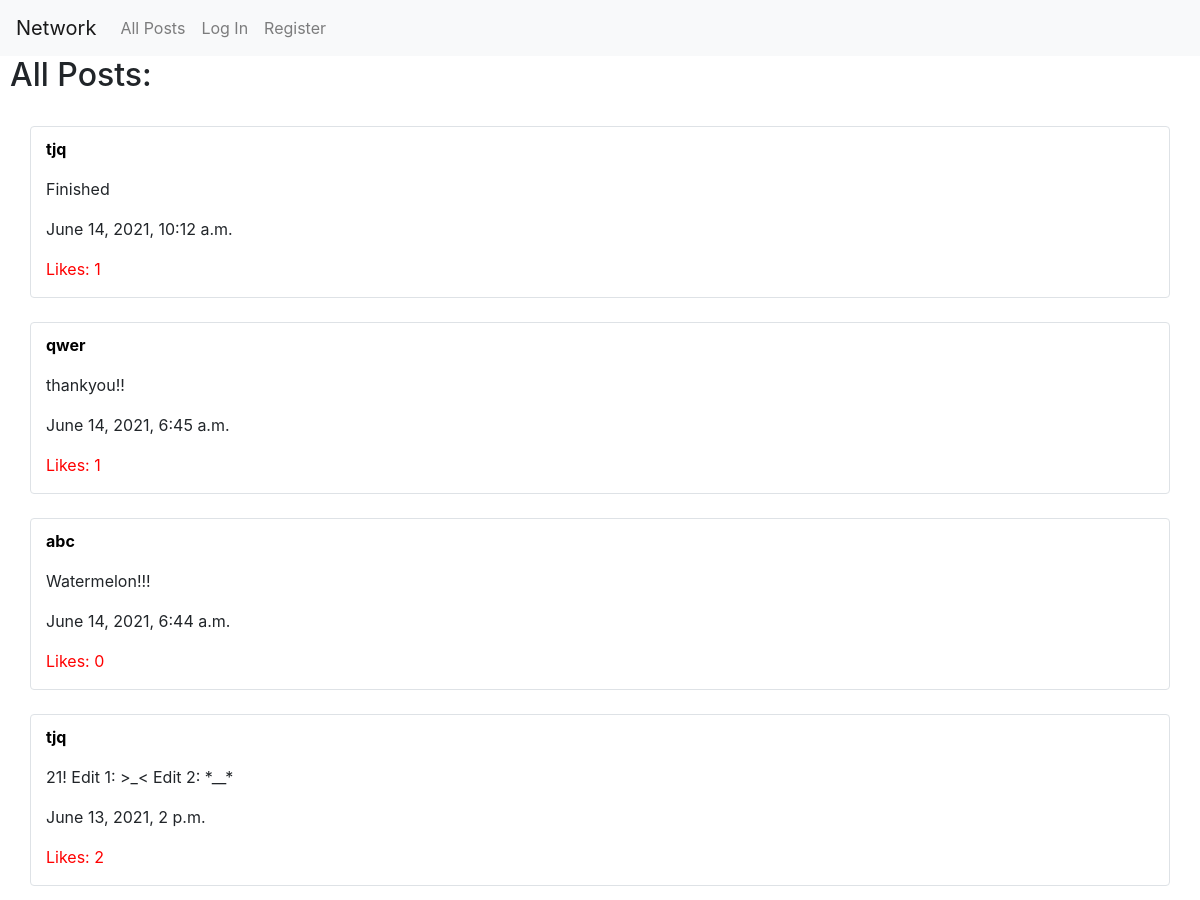
Before: / (upper part) with the older database file.
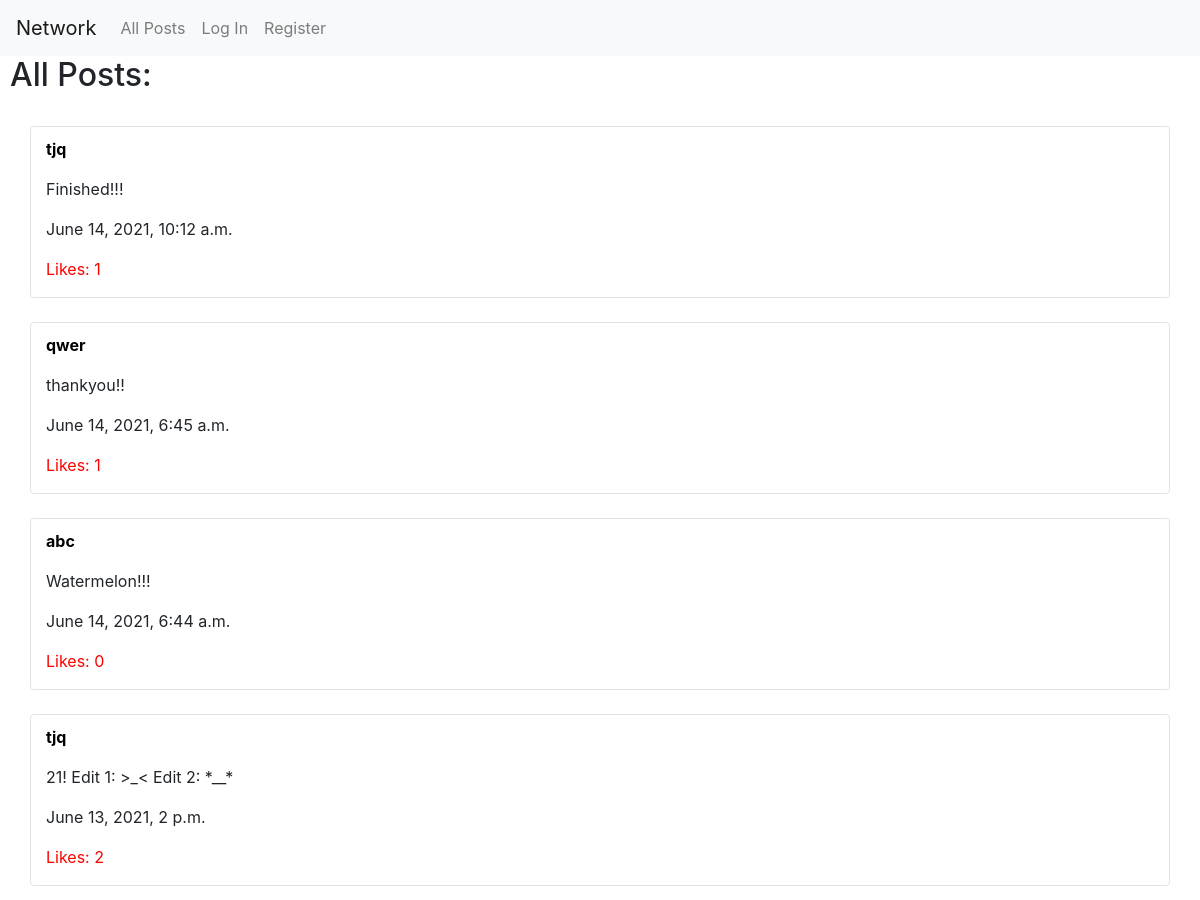
After: the same page with the newer database file.
### network/models.py (models this page shows, shortened)
class Posts(models.Model):
    user = models.ForeignKey(User, on_delete=models.CASCADE)
    content = models.TextField(blank= False)
    time = models.DateTimeField(auto_now_add=True)
    likes = models.IntegerField(blank= False, default= 0)

class User(AbstractUser):
    def __str__(self):
        return f"{self.username}"

### network/views.py (the view)
# urls.py: path("", views.index, name="index"),
def index(request):
    if request.method == "POST":
        content = request.POST["content"]
        if len(content) == 0:
            posts = Posts.objects.filter().all()
            posts = posts.order_by('time').reverse()
            return render(request, "network/index.html", {
                "message": "Must write content before posting!",
                "posts": posts
            })
        else:
            temp = Posts.objects.create(user=request.user, content=content, likes=0)
            temp.save()
            return HttpResponseRedirect(reverse(index))
    else:
        posts = Posts.objects.filter().all()
        posts = posts.order_by('time').reverse()
        page_len = 1
        count = 0
        for i in posts:
            if count != 0:
                if count % 10 == 0:
                    page_len += 1
            count += 1
        p = Paginator(posts, 10)
        temp_list = []
        for i in range(page_len):
            temp_page = p.get_page(i + 1)
            temp_list.append(temp_page.object_list)
        posts = temp_list[0]
        page_num = 1
        return render(request, "network/index.html", {
            "posts": posts,
            "page_num": page_num,
            "page_len": page_len
        })

### network/templates/network/index.html (shortened to what this page needs)
{% extends "network/layout.html" %}
{% block body %}
    <h2>All Posts:</h2>
    {% for post in posts %}
        <br>
        <div class= "container border rounded padding-top">
            <p><strong><a class="nav1" href="{% url 'profile' post.user %}">{{post.user}}</a></strong></p>
            <p id="p{{post.id}}">{{post.content}}</p>
            <p>{{post.time}}</p>
            {% if user.is_authenticated %}
                <button id="l{{post.id}}" name="likepost" value="{{post.id}}" type="button" class="btn btn-primary bg-danger">
                    Like <span class="badge bg-secondary">{{post.likes}}</span>
                </button>
                <button id="ul{{post.id}}" name="unlikepost" value="{{post.id}}" type="button" class="btn btn-primary bg-danger" style="display: none;">
                    Unlike <span class="badge bg-secondary">{{post.likes}}</span>
                </button>
                <br></br>
            {% else %}
                <p style="color:red;">Likes: {{post.likes}}</p>
            {% endif %}
        </div>
    {% endfor %}
    {% if page_len > 1 %}
        <br>
    {% endif %}
{% endblock %}

### network/templates/network/layout.html (shortened to what this page needs)
{% load static %}
<!DOCTYPE html>
<html lang="en">
    <head>
        <link rel="stylesheet" href="https://stackpath.bootstrapcdn.com/bootstrap/4.4.1/css/bootstrap.min.css">
        <link href="{% static 'network/styles.css' %}" rel="stylesheet">
    </head>
    <body>
        <nav class="navbar navbar-expand-lg navbar-light bg-light">
            <a class="navbar-brand" href="#">Network</a>
            <div>
              <ul class="navbar-nav mr-auto">
                <li class="nav-item">
                  <a class="nav-link" href="{% url 'index' %}">All Posts</a>
                </li>
                {% if user.is_authenticated %}
                    <li class="nav-item">
                        <a class="nav-link" href="{% url 'following' %}">Following</a>
                    </li>
                    <li class="nav-item">
                        <a class="nav-link" href="{% url 'logout' %}">Log Out</a>
                    </li>
                {% else %}
                    <li class="nav-item">
                        <a class="nav-link" href="{% url 'login' %}">Log In</a>
                    </li>
                    <li class="nav-item">
                        <a class="nav-link" href="{% url 'register' %}">Register</a>
                    </li>
                {% endif %}
              </ul>
            </div>
          </nav>
        <div class="body">
            {% block body %}
            {% endblock %}
        </div>
    </body>
</html>

### network/static/network/styles.css (style rules this page uses)
h2 { padding-left: 10px; }
.padding-top { padding-top: 10px; }
.nav1 { color: black; text-decoration: none; }

Changed rows visible on the page:
changed Posts: content "Finished" → "Finished!!!"
